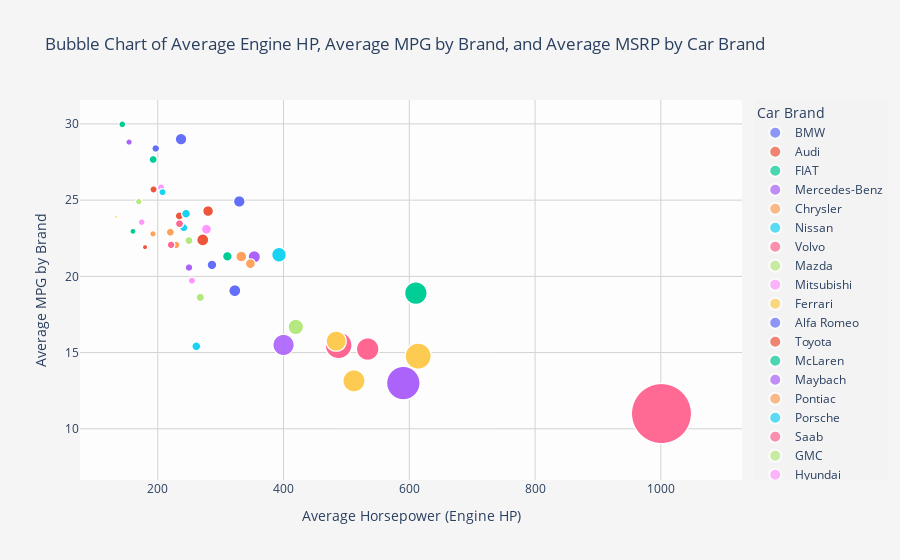

The notebook cell this image was saved under:
### Markdown cell above
Option 2: _plotly_

### Code cell
import pandas as pd
import plotly.express as px

# Step 1: Load the dataset
df = pd.read_csv('car_data.csv')

# Step 2: Calculate average MPG for each vehicle style
df['Average MPG'] = (df['highway MPG'] + df['city mpg']) / 2

# Step 3: Calculate average MPG for each brand
average_mpg_by_brand = df.groupby('Make')['Average MPG'].mean().reset_index()
average_mpg_by_brand.columns = ['Make', 'Average MPG by Brand']

# Step 4: Calculate average MSRP and average Engine HP by brand
average_msrp = df.groupby('Make')['MSRP'].mean().reset_index()
average_msrp.columns = ['Make', 'Average MSRP']

average_hp = df.groupby('Make')['Engine HP'].mean().reset_index()
average_hp.columns = ['Make', 'Average Engine HP']

# Step 5: Merge average values back into the original DataFrame
df = df.merge(average_msrp, on='Make', how='left')
df = df.merge(average_hp, on='Make', how='left')
df = df.merge(average_mpg_by_brand, on='Make', how='left')

# Step 6: Create the bubble chart
fig = px.scatter(df, 
                 x='Average Engine HP',  # Use average Engine HP for the x-axis
                 y='Average MPG by Brand',  # Use average MPG by brand for the y-axis
                 size='Average MSRP',  # Size based on average MSRP
                 color='Make', 
                 hover_name='Vehicle Style', 
                 title='Bubble Chart of Average Engine HP, Average MPG by Brand, and Average MSRP by Car Brand',
                 size_max=60)

# Step 7: Customize the layout
fig.update_layout(
    xaxis_title='Average Horsepower (Engine HP)',
    yaxis_title='Average MPG by Brand',
    legend_title='Car Brand',
    paper_bgcolor='rgba(243, 243, 243, 0.8)',
    plot_bgcolor='rgba(255, 255, 255, 0.8)'
)

# Step 8: Add gridlines
fig.update_xaxes(showgrid=True, gridcolor='LightGray')  # Add gridlines to x-axis
fig.update_yaxes(showgrid=True, gridcolor='LightGray')  # Add gridlines to y-axis

# Step 9: Show the plot
fig.show()
